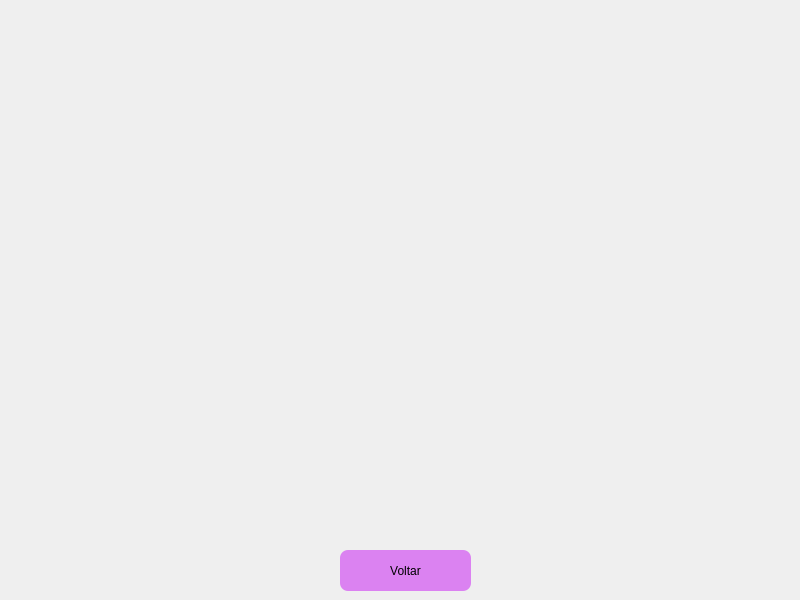
<?xml version="1.0" encoding="UTF-8"?>
<ui version="4.0">
 <class>calendario</class>
 <widget class="QMainWindow" name="calendario">
  <property name="geometry">
   <rect>
    <x>0</x>
    <y>0</y>
    <width>800</width>
    <height>600</height>
   </rect>
  </property>
  <property name="minimumSize">
   <size>
    <width>800</width>
    <height>600</height>
   </size>
  </property>
  <property name="maximumSize">
   <size>
    <width>800</width>
    <height>600</height>
   </size>
  </property>
  <property name="windowTitle">
   <string>MainWindow</string>
  </property>
  <widget class="QWidget" name="centralwidget">
   <widget class="QLabel" name="label">
    <property name="geometry">
     <rect>
      <x>0</x>
      <y>0</y>
      <width>800</width>
      <height>600</height>
     </rect>
    </property>
    <property name="minimumSize">
     <size>
      <width>800</width>
      <height>600</height>
     </size>
    </property>
    <property name="maximumSize">
     <size>
      <width>800</width>
      <height>600</height>
     </size>
    </property>
    <property name="text">
     <string/>
    </property>
    <property name="pixmap">
     <pixmap resource="../imagens/img.qrc">:/img/T3Calendario.png</pixmap>
    </property>
   </widget>
   <widget class="QPushButton" name="volta">
    <property name="geometry">
     <rect>
      <x>340</x>
      <y>550</y>
      <width>131</width>
      <height>41</height>
     </rect>
    </property>
    <property name="styleSheet">
     <string notr="true">background-color: rgba(214, 102, 241, 80%);
font: 12pt &quot;Comic Sans MS&quot;;
border-radius: 8px</string>
    </property>
    <property name="text">
     <string>Voltar</string>
    </property>
   </widget>
  </widget>
 </widget>
 <resources>
  <include location="../imagens/img.qrc"/>
 </resources>
 <connections/>
</ui>
